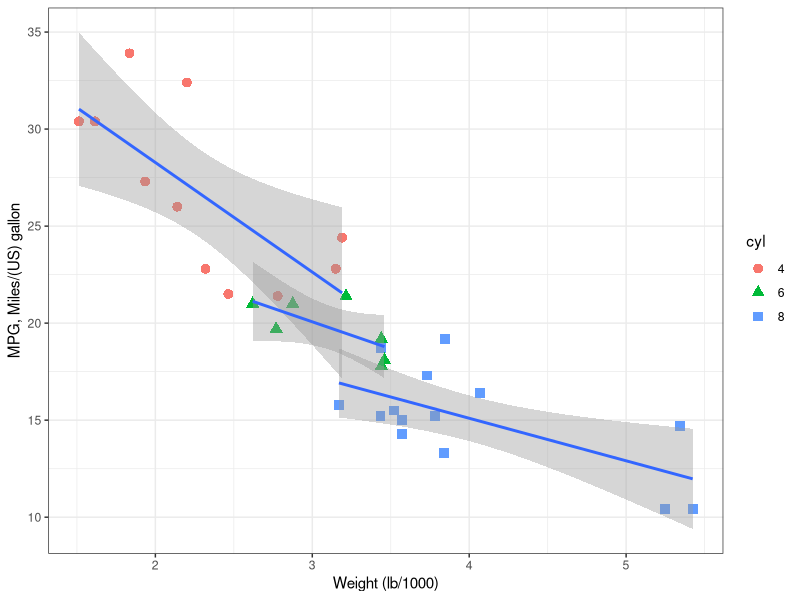

Here is the R script that generated this plot:
## ---- chunk 1
data("mtcars")
str(mtcars)
## ---- chunk 2
library(ggplot2)
mtcars$cyl <- factor(mtcars$cyl)
## ---- chunk 3
ggplot(data=mtcars, aes(wt,mpg))+
  geom_point(aes(color=cyl,shape=cyl),size=3)+
  theme_bw()+  geom_smooth(method="lm", aes(group=cyl))+
  xlab("Weight (lb/1000)")+  ylab("MPG, Miles/(US) gallon")
